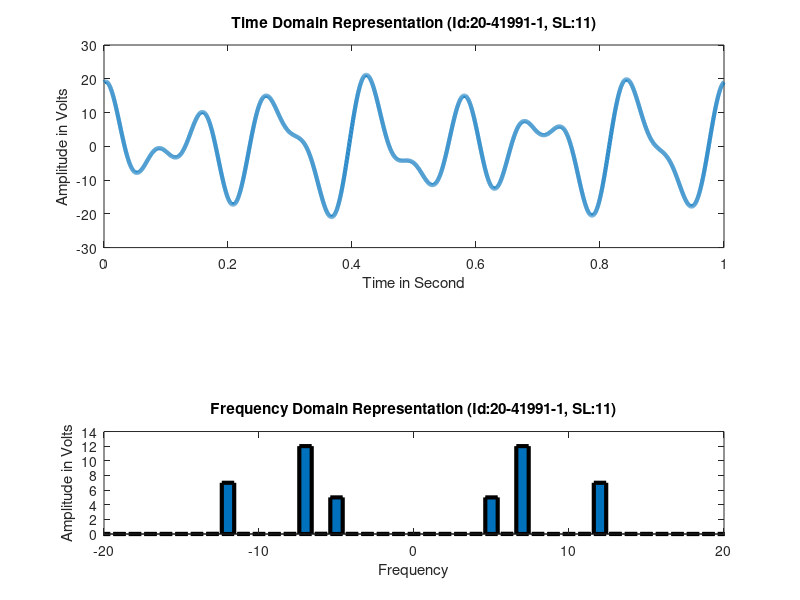

Write MATLAB code to recreate this figure.
fs=5000; 
t= 0:1/fs:1; 
x1=7*cos(2*pi*12*t); 
x2=5*sin(2*pi*5*t); 
x3=12*cos(2*pi*7*t); 
signal_x=x1+x2+x3; 
nt=length(t); 
subplot(2,1,1); 
plot(t,signal_x,'linewidth',3); 
xlabel('Time in Second'); 
ylabel('Amplitude in Volts'); 
title('Time Domain Representation (Id:20-41991-1, SL:11)','linewidth',3);
f_signal_x=abs(fftshift(fft(signal_x)))/(nt/2); 
f=linspace(-fs/2,+fs/2,nt); 
subplot(3,1,3); 
bar(f,f_signal_x,'linewidth',3); 
xlim([-20 20]); 
xlabel('Frequency'); 
ylabel('Amplitude in Volts'); 
title('Frequency Domain Representation (Id:20-41991-1, SL:11)','linewidth',3);